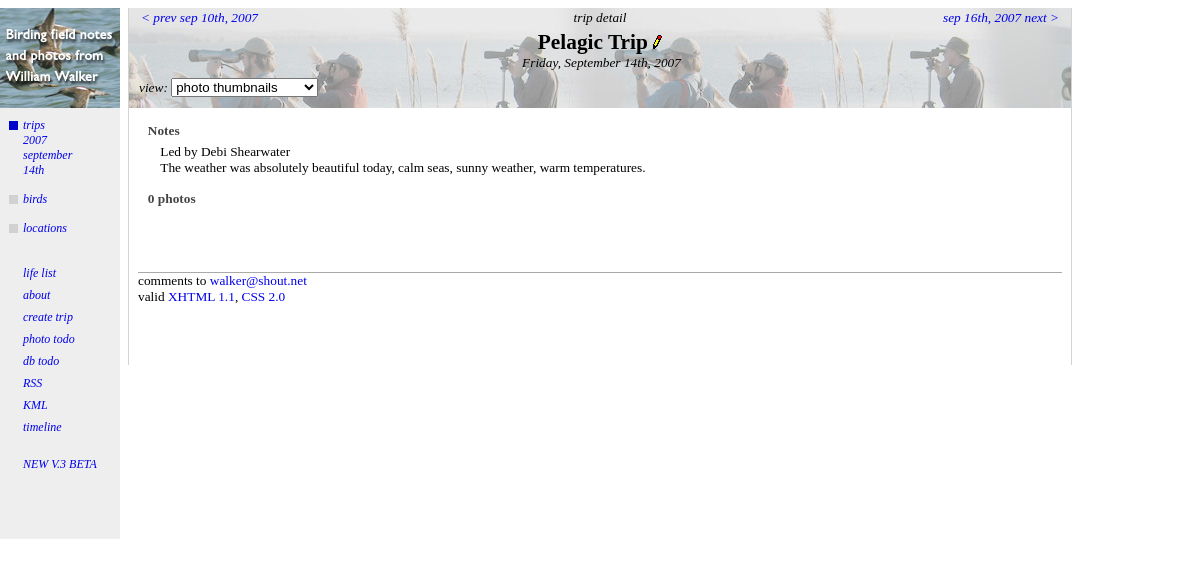
Screenshot of /tripdetail.php?view=photo&tripid=579 with the database file from the repository.
### tables this page shows
CREATE TABLE trips (
  id mediumint(9) NOT NULL auto_increment,
  leader text,
  reference_url text,
  name text,
  notes text,
  date date default NULL,
  PRIMARY KEY  (id),
  KEY dateIndex (date)
) TYPE=MyISAM;

### tripdetail.php (the view, shortened to what this page needs)
<?php
require_once("./birdwalker.php");
require_once("./request.php");
$request = new Request;
$tripInfo = $request->getTripInfo();
$request->globalMenu();
?>
    <div id="topright-trip">
        <div class="pagetitle">
            <?= $tripInfo["name"] ?>
            <?= editLink("./tripedit.php?tripid=" . $request->getTripID()); ?>
        </div>
        <div class="pagesubtitle"><?= $tripInfo["niceDate"] ?></div>
      <?= $request->viewLinks("speciesbylocation"); ?>
	</div>
    <div id="contentright">
	    <div class="heading">Notes</div>
        <div class="onecolumn">
		  <div class="report-content">Led by <?= $tripInfo["leader"] ?></div>
<?          if ($tripInfo["notes"] != "")
		    { ?>
              <div class="report-content"><?= stripslashes($tripInfo["notes"]) ?></div>
<?          } ?>
        </div>
<?
require_once("flickr.php");
if ($request->getView() == "speciesbylocation")
{
  $sightingQuery = new SightingQuery($request);
  $locationQuery = new LocationQuery($request);
  $locationCount = $locationQuery->getLocationCount();
  $firstSightings = getFirstSightings();
  $firstYearSightings = getFirstYearSightings($tripYear);
	$dbLocation = $locationQuery->performQuery();
	while($locationInfo = mysql_fetch_array($dbLocation))
	{
		$speciesQuery = new SpeciesQuery($request);
		$speciesQuery->mReq->setLocationID($locationInfo["id"]);
		$locationSightingQuery = new SightingQuery($request);
		$locationSightingQuery->mReq->setLocationID($locationInfo["id"]);
		$dbLocationSightings = $locationSightingQuery->performQuery();
		$tripLocationCount = mysql_num_rows($dbLocationSightings);
 ?>
    <div class="heading">
        <a href="./locationdetail.php?locationid=<?= $locationInfo["id"]?>"><?= $locationInfo["name"] ?></a>
    </div>
<?
	   $speciesQuery->formatTwoColumnSpeciesList($firstSightings, $firstYearSightings);
	}
}
else
{
    $request->handleStandardViews();
}
?>
    </div>

### request.php (shortened to what this page needs)
<?php
class Request
{
	var $mView;
	var $mPageScript;
	var $mLocationID;
	var $mCounty;
	var $mStateID;
	var $mTripID;
	var $mMonth;
	var $mYear;
	var $mSpeciesID;
	var $mFamilyID;
	var $mOrderID;
	var $mMapHeight;
	var $mMapWidth;
	var $mTripInfo;
	function Request()
	{
		array_key_exists("tripid", $_GET) && $this->setTripID($_GET["tripid"]);
		$this->mTripInfo = "";
	}
	function setView($inValue) { $this->mView = $inValue; }
	function getView() { return $this->mView; }
	function setPageScript($inValue) { $this->mPageScript = $inValue; }
	function getPageScript() { return $this->mPageScript; }
	function getLocationID() { return $this->mLocationID; }
	function getCounty() { return $this->mCounty; }
	function getStateID() { return $this->mStateID; }
	function setTripID($inValue)
	{
		$this->mTripID = $inValue;
		if ($inValue != "")
		{
			$tripInfo = $this->getTripInfo();
		}
	}
	function getTripID() { return $this->mTripID; }
	function setDayOfMonth($inValue) { $this->mDayOfMonth = $inValue; }
	function setMonth($inValue) { $this->mMonth = $inValue; }
	function getMonth() { return $this->mMonth; }
	function setYear($inValue) { $this->mYear = $inValue; }
	function getYear() { return $this->mYear; }
    function getSpeciesID() { return $this->mSpeciesID; }
	function getFamilyID() { return $this->mFamilyID;  }
	function getOrderID() { return $this->mOrderID; }
	function setMapHeight($inValue) { $this->mMapHeight = $inValue; }
	function setMapWidth($inValue) { $this->mMapWidth = $inValue; }
	function getParams()
	{
		$params = NULL;
		if ($this->mView != "") { $params[] = "view=" . $this->mView; }
		if ($this->mTripID != "") { $params[] = "tripid=" . $this->mTripID; }
		if ($this->mMonth !="") { $params[] = "month=" . $this->mMonth; }
		if ($this->mYear !="") { $params[] = "year=" . $this->mYear; }
		if ($this->mMapWidth !="") { $params[] = "width=" . $this->mMapWidth; }
		if ($this->mMapHeight !="") { $params[] = "height=" . $this->mMapHeight; }
		if (count($params) == 0)
		{
			return "";
		}
		else
		{
			return implode("&", $params);
		}
	}
	function command($linkText)
	{
		if (strlen($linkText) > 16)
		{
			return $this->linktoSelf(strtolower(substr($linkText, 0, 16) . "..."), "commandlink");
		}
		else
		{
			return $this->linkToSelf(strtolower($linkText), "commandlink");
		}
	}
	function linkToSelf($linkText, $class = "")
	{
		if ($class == "")
		{
			return "<a href=\"./" . $this->getPageScript() . "?" . $this->getParams() . "\">" . $linkText . "</a>";
		}
		else
		{
			return "<a class=\"" . $class . "\" href=\"./" . $this->getPageScript() . "?" . $this->getParams() . "\">" . $linkText . "</a>";
		}
	}
	function getTripInfo()
	{
	    if ($this->mTripInfo == "")
		{
		    $this->mTripInfo = getTripInfo($this->getTripID());
		}
		return $this->mTripInfo;
	}
	function handleStandardViews()
	{
		if ($this->getView() == 'trips')
		{
			$tripQuery = new TripQuery($this);
			$tripQuery->formatTwoColumnTripList();
		}
		elseif ($this->getView() == 'species' || $this->getView() == 'speciesbylocation')
		{
			$speciesQuery = new SpeciesQuery($this);
			$speciesQuery->formatTwoColumnSpeciesList();
		}
		elseif ($this->getView() == 'speciesbyyear')
		{
			$speciesQuery = new SpeciesQuery($this);
			countHeading( $speciesQuery->getSpeciesCount(), "species");
			$speciesQuery->formatSpeciesByYearTable();
		}
		elseif ($this->getView() == 'speciesbymonth')
		{
			$speciesQuery = new SpeciesQuery($this);
			countHeading( $speciesQuery->getSpeciesCount(), "species");
			$speciesQuery->formatSpeciesByMonthTable();
		}
		elseif ($this->getView() == 'locations')
		{
			$locationQuery = new LocationQuery($this);
			$locationQuery->formatTwoColumnLocationList($this->getView(), false);
		}
		elseif ($this->getView() == 'locationsbyyear')
		{
			$locationQuery = new LocationQuery($this);
			countHeading( $locationQuery->getLocationCount(), "location");
			$locationQuery->formatLocationByYearTable();
		}
		elseif ($this->getView() == 'locationsbymonth')
		{
			$locationQuery = new LocationQuery($this);
			countHeading( $locationQuery->getLocationCount(), "location");
			$locationQuery->formatLocationByMonthTable();
		}
		else if ($this->getView() == "map")
		{
			$map = new Map("./" . $this->getPageScript(), $this);
			$map->draw(true);
		}
		else if ($this->getView() == "chrono")
		{
			$chrono = new ChronoList($this);
			$chrono->draw();
		}
		elseif ($this->getView() == 'photo')
		{
			$sightingQuery = new SightingQuery($this);
			$sightingQuery->formatPhotos();
		}
		else
		{
			die("Fatal error: Unknown view mode '" . $this->getView() . "'");
		}
	}
	function optionSelectedViewHelper($inName, $inValue)
	{
		echo "\n<option value=\"" . $inValue . "\"";
		if ($this->getView() == $inValue) echo " selected";
		echo ">" . $inName . "</option>";
	}
	function viewLinks($inDefaultView)
	{
		$tempRequest = new Request;
?>
	    <div class="prevlink">
	      <form>
	        view: <select name="viewChooser" onChange="changeView()"> <?
		if ($this->getLocationID() == "")
		{
		    $this->optionSelectedViewHelper("location list", "locations");
		}
	    $this->optionSelectedViewHelper("photo thumbnails", "photo");
	    $this->optionSelectedViewHelper("photo slideshow", "slideshow"); ?>
	    </select>
		</form>
        </div>
<?	}
	function globalMenuBirds()
	{
		if (! strstr(getenv("SCRIPT_NAME"), "species") &&
			$this->getOrderID() == "" && $this->getFamilyID() == "" && $this->getSpeciesID() == "")
		{
?>
			<div class="command-disabled"><a href="./speciesindex.php">birds</a></div>
<?		}
	}
	function globalMenuLocations()
	{
		if (! strstr(getenv("SCRIPT_NAME"), "location") &&
			$this->getStateID() == "" && $this->getCounty() == "" && $this->getLocationID() == "")
		{ ?>
			<div class="command-disabled"><a href="./locationindex.php">locations</a></div>
<?
		}
	}
	function globalMenuTrips()
	{
		if (! strstr(getenv("SCRIPT_NAME"), "trip") &&
			$this->getYear() == "" && $this->getMonth() == "" && $this->getTripID() == "")
		{ ?>
			<div class="command-disabled"><a href="./tripindex.php">trips</a></div>
<?		}
		else
		{
?>			<div class="command">
				<a class="commandlink" href="./tripindex.php">trips</a>
<?
			if ($this->getYear() != "")
			{
				$yearRequest = new Request;
				$yearRequest->setPageScript("yeardetail.php");
				$yearRequest->setTripID("");
				$yearRequest->setMonth(""); ?>
				<div><?= $yearRequest->command($this->getYear()) ?></div>
<?		    }
			if ($this->getMonth() != "")
			{
				$monthRequest = new Request;
				$monthRequest->setPageScript("monthdetail.php");
			    $monthRequest->setDayOfMonth("");
				$monthRequest->setTripID(""); ?>
				<div><?= $monthRequest->command(getMonthNameForNumber($this->getMonth())) ?></div>
<?		    }
			if ($this->getTripID() != "")
			{
				$tripInfo = $this->getTripInfo();
				$dayOfMonth = date("jS", strtotime($tripInfo["date"]));
				$tripRequest = new Request;
				$tripRequest->setPageScript("tripdetail.php"); ?>
				<div><?= $tripRequest->command($dayOfMonth) ?></div>
<?		    }
?>          </div><?
		}
	}
	function globalMenu()
	{ ?>
		<div id="topleft">
		    <a href="./index.php">
			  <img src="images/topleft1.jpg" align="right" border="0"/>
		    </a>
		</div>
		<div id="contentleft">
<?          $this->globalMenuTrips(); ?>
<?          $this->globalMenuBirds(); ?>
<?          $this->globalMenuLocations(); ?>
            <div class="command-spacer">&nbsp;</div>
			<div class="command-simple"><a href="./speciesindex.php?view=chrono">life list</a></div>
	        <div class="command-simple"><a href="./credits.php">about</a></div>
<?	        if (getEnableEdit())
	        { ?>
	        <div class="command-simple"><a href="./tripcreate.php">create trip</a></div>
            <div class="command-simple"><a href="./photosneeded.php">photo todo</a></div>
	        <div class="command-simple"><a href="./errorcheck.php">db todo</a></div>
<?	        } ?>
	        <div class="command-simple"><a href="./indexrss.php">RSS</a></div>
	        <div class="command-simple"><a href="./kmlfile.php?<?= $this->getParams() ?>">KML</a></div>
	        <div class="command-simple"><a href="./timeline.php?<?= $this->getParams() ?>">timeline</a></div>
	        <br/>
			<div class="command-simple"><a href="http://sven.spflrc.org:3000/bird_walker/index">NEW V.3 BETA</a></div>
        </div>
<?  }
}
?>

### stylesheet.css (style rules this page uses)
body { background-color: white; }
#topleft { left: 0px; width: 120px; top: 8px; height: 100px; padding: 0px; margin: 0px; position: fixed; text-align: center; z-index: 1; }
#topleft a { text-decoration: none; }
#contentleft { background-color: #EEEEEE; font: 9pt "Gill Sans", "Gill Sans MT", SansSerif; font-style: italic; left: 0px; top: 108px; width: 120px; position: fixed; padding-bottom: 60px; padding-top: 10px; padding-left: 0px; padding-right: 0px; z-index: 1; }
#contentleft a { text-decoration:none; }
#topright-trip { top: 0px; height: 100px; position: relative; background-image: url(./images/trip-banner.jpg); background-position: 50%; z-index: 1; }
#contentright { font: 10pt "Gill Sans", "Gill Sans MT", SansSerif; top: 0px; bottom: -1px; padding-bottom: 30px; background-color: white; position: relative; }
.pagetitle { text-align: center; font: 16pt "Gill Sans", "Gill Sans MT", SansSerif; font-weight: bold; padding-top: 2px }
.pagesubtitle { text-align: center; font: 10pt "Gill Sans", "Gill Sans MT", SansSerif; font-style: italic; padding-bottom: 7px; padding-left: 3px }
.heading { font: 10pt "Gill Sans", "Gill Sans MT", SansSerif; font-weight: bold; margin-left: 2%; margin-top: 15px; margin-bottom: 5px; clear: both; color: #444444 }
.report-content { font: 10pt "Gill Sans", "Gill Sans MT", SansSerif; margin-left: 3px }
.prevlink { padding-left: 10px; text-align: left; font: 10pt "Gill Sans", "Gill Sans MT", SansSerif; font-style: italic; white-space: nowrap; }
.command-disabled { background-image: url(./images/command_dim.gif); background-repeat: no-repeat; padding-left: 16px; margin-left: 7px; margin-bottom: 14px; }
.command-simple { padding-left: 16px; margin-left: 7px; margin-bottom: 7px; }
.command-spacer { padding-left: 16px; margin-left: 7px; margin-right: 7px; margin-bottom: 1px; margin-top: 7px; }
.command { width: 90px; background-image: url(./images/command.gif); background-repeat: no-repeat; padding-left: 16px; margin-left: 7px; margin-bottom: 14px; white-space: nowrap; }
.onecolumn { padding-left: 3%; padding-right: 3%; }

### rows the page displays
trips: date "14th", name "Pelagic Trip", leader "Debi Shearwater", notes "The weather was absolutely beautiful today, calm seas, sunny weather, warm temperatures."

### other values shown
$linkText "2007 september"
$prevName "sep 10th, 2007"
$pageKind "trip detail"
$nextName "sep 16th, 2007"
$tripInfo["niceDate"] "Friday, September 14th, 2007"
$number "0"
pluralize($name) "photos"
form field viewChooser "photo thumbnails"
